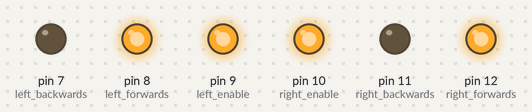
A sketch run on a simulated Arduino Uno, built with avr-gcc and run on an emulated ATmega328P. Parts: output pins drawn as LEDs (lit = HIGH).

Above: at 0.5 s.
At 1.5 s:
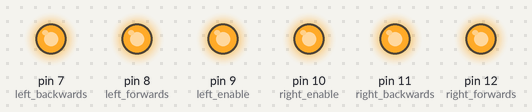
At 2.5 s:
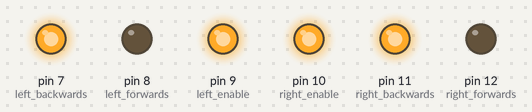
Timing chart, 0 to 3.5 s (numbered marks = the images above):
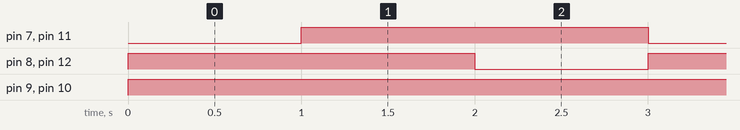

Measured:
- by itself, pin 9 (left_enable), pin 10 (right_enable): LOW → HIGH at 0.00 s
- by itself, pin 7 (left_backwards), pin 8 (left_forwards), pin 11 (right_backwards), pin 12 (right_forwards): alternates HIGH for 2.0 s and LOW for 1.0 s
- by itself, everything shown: repeats every 3.0 s, in 4 steps

The sketch:

S4_Movement.ino
```cpp
int left_enable = 9;
int left_forwards = 8;
int left_backwards = 7;
int right_enable = 10;
int right_forwards = 12;
int right_backwards = 11;

// the setup function runs once when you press reset or power the board
void setup() {


  pinMode(left_enable, OUTPUT);
  pinMode(left_forwards, OUTPUT);
  pinMode(left_backwards, OUTPUT);
  pinMode(right_enable, OUTPUT);
  pinMode(right_forwards, OUTPUT);
  pinMode(right_backwards, OUTPUT);
}

// the loop function runs over and over again forever
void loop() {
  forward();
  delay(1000);
  hardStop();
  delay(1000);
  backwards();
  delay(1000);
  hardStop();
}

void forward()
{
  digitalWrite(left_enable, HIGH);
  digitalWrite(right_enable, HIGH);
  digitalWrite(left_backwards, LOW);
  digitalWrite(right_backwards, LOW);
  digitalWrite(left_forwards, HIGH);
  digitalWrite(right_forwards, HIGH);
 //This is the defined instrutions that are called when 'forwards' is used.
}

void backwards()
{
  digitalWrite(left_enable, HIGH);
  digitalWrite(right_enable, HIGH);
  digitalWrite(left_forwards, LOW);
  digitalWrite(right_forwards, LOW);
  digitalWrite(left_backwards, HIGH);
  digitalWrite(right_backwards, HIGH);
}

void hardStop()
{
  digitalWrite(left_enable, HIGH);
  digitalWrite(right_enable, HIGH);
  digitalWrite(left_backwards, HIGH);
  digitalWrite(right_backwards, HIGH);
  digitalWrite(left_forwards, HIGH);
  digitalWrite(right_forwards, HIGH);

}
```
